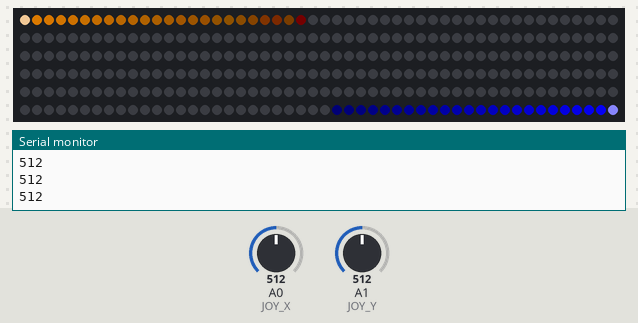
Recording of a sketch running on a simulated Arduino Uno, built with avr-gcc and run on an emulated ATmega328P. Parts: 300 RGB LEDs in strip order, left to right, continuing on the next row, the last lines printed to the serial monitor. Inputs (shaded band) come from the test bench; at power-on: A0 (JOY_X) = 512, A1 (JOY_Y) = 512.

Above: at 1.2 s.
1.3 s: A0 (JOY_X) set to 488
At 2.05 s:
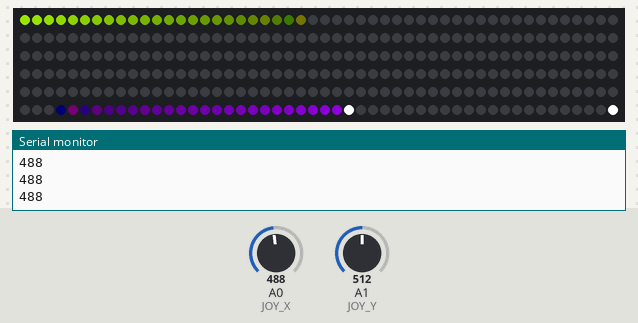
4.0 s: A1 (JOY_Y) set to 1023
At 4.23 s:
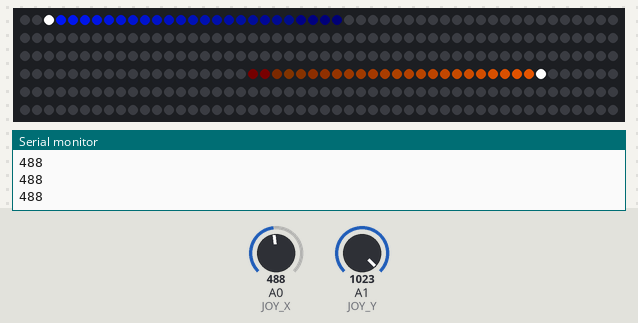
6.8 s: A0 (JOY_X) set to 511
At 7.04 s:
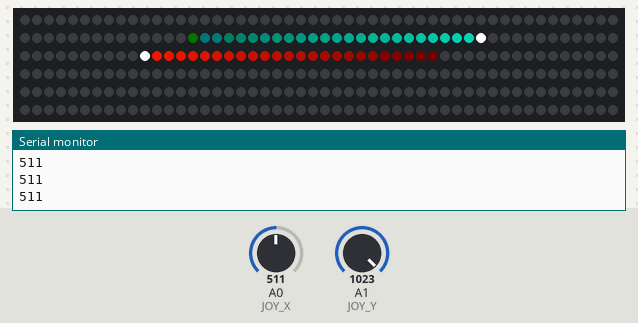
8.3 s: A1 (JOY_Y) set to 1014
At 8.91 s:
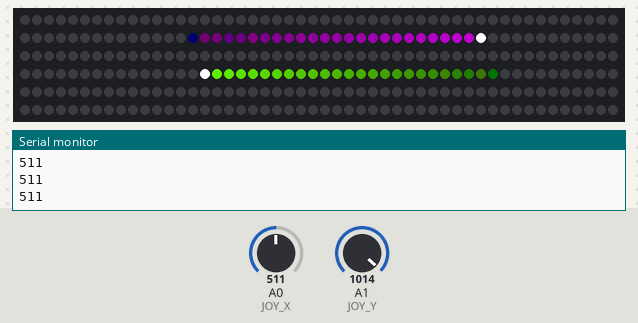
11.3 s: A0 (JOY_X) set to 306
At 11.71 s:
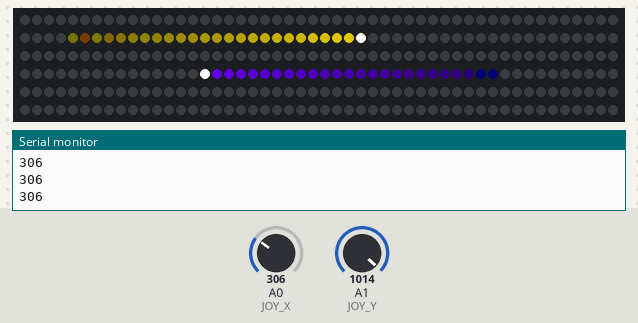
14.3 s: A1 (JOY_Y) set to 306
At 14.52 s:
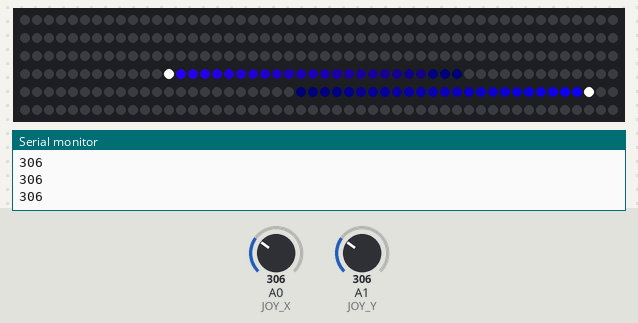
Timing chart, 0 to 17.3 s (numbered marks = the images above; inputs shaded):
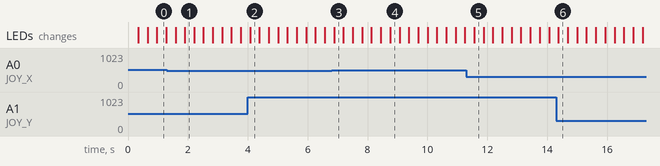

The sketch:

streamers_joystick.ino
```cpp
#include <FastLED.h>

#define NUM_LEDS 300
#define LED_PIN 7
#define JOY_X A0
#define JOY_Y A1

CRGB led[NUM_LEDS];

void setup() {
  // put your setup code here, to run once:
  FastLED.addLeds<NEOPIXEL, LED_PIN>(led, NUM_LEDS);
  Serial.begin(9600);

  for (int i = 0; i < NUM_LEDS; i++) {
    led[i] = CRGB(0, 0, 0);
  }

  FastLED.show();
}

void clearLed() {
  for (int i = 0; i < NUM_LEDS; i++) {
    led[i] = CRGB(0, 0, 0);
  }
}

bool isOn(CRGB led) {
  return led != CRGB(0, 0, 0);
}

CRGB mix(CRGB led1, CRGB led2) {
  return (led1 /= 2) + (led2 /= 2);
}

void setFade(int start, int spread, byte hue, int dir) {
  int index = start;
  byte brightness = 0;
  byte saturation = 255;
  for (int i = 0; i < spread; i++) {
    index = start - (i * dir);
    if (index < 0) {
      index = NUM_LEDS + index;
    }
    if (index >= NUM_LEDS) {
      index = index - NUM_LEDS;
    }
    if (i == 0) {
      saturation = 0;
    } else {
      saturation = 255;
    }

    brightness = map(i, 0, spread, 255, 0);


    if (isOn(led[index])) {
      led[index] = mix(led[index], CHSV(hue, saturation, brightness));
    } else {
      led[index] = CHSV(hue, saturation, brightness);
    }

  }
}

void showLed() {
  FastLED.show();
}

const int numReadings = 10;

int getJoyX() {
  static int readings[numReadings];      // the readings from the analog input
  static int readIndex = 0;              // the index of the current reading
  static int total = 0;                  // the running total
  static int average = 0;                // the average

  // subtract the last reading:
  total = total - readings[readIndex];
  // read from the sensor:
  readings[readIndex] = analogRead(JOY_X);
  // add the reading to the total:
  total = total + readings[readIndex];
  // advance to the next position in the array:
  readIndex = readIndex + 1;

  // if we're at the end of the array...
  if (readIndex >= numReadings) {
    // ...wrap around to the beginning:
    readIndex = 0;
  }

  // calculate the average:
  average = total / numReadings;

  return average;
}


int getJoyY() {
  static int readings[numReadings];      // the readings from the analog input
  static int readIndex = 0;              // the index of the current reading
  static int total = 0;                  // the running total
  static int average = 0;                // the average

  // subtract the last reading:
  total = total - readings[readIndex];
  // read from the sensor:
  readings[readIndex] = analogRead(JOY_Y);
  // add the reading to the total:
  total = total + readings[readIndex];
  // advance to the next position in the array:
  readIndex = readIndex + 1;

  // if we're at the end of the array...
  if (readIndex >= numReadings) {
    // ...wrap around to the beginning:
    readIndex = 0;
  }

  // calculate the average:
  average = total / numReadings;

  return average;
}


void loop() {
  static int cursor1 = 0;
  static int cursor2 = NUM_LEDS - 1;
  static byte hue1 = 126;
  static byte hue2 = 0;

//  int joy_x = getJoyX();
//  int joy_y = getJoyY();

  int joy_x = analogRead(JOY_X);
  int joy_y = analogRead(JOY_Y);

  Serial.println(joy_x);
  int cursor1_v = map(joy_x, 0, 1000, -1, 1);
  int cursor2_v = map(joy_y, 0, 1023, -1, 1);
  clearLed();
  if (cursor1 >= NUM_LEDS) {
    cursor1 = 0;
  }
  if (cursor2 < 0) {
    cursor2 = NUM_LEDS - 1;
  }

  cursor1 += cursor1_v;
  cursor2 += cursor2_v;

  setFade(cursor1, 25, hue1++, 1);
  setFade(cursor2, 25, hue2++, -1);
  showLed();
  delay(10);
}
```

Measured:
- the behaviour switches between 500 and 499 on A0 (JOY_X) (found by bisection; images 0 and 1)
- the behaviour switches between 1023 and 1022 on A1 (JOY_Y) (found by bisection; images 3 and 4)
- after the input at 1.3 s, the LEDs: first change after 0.29 s (image 1 shows a later state)
